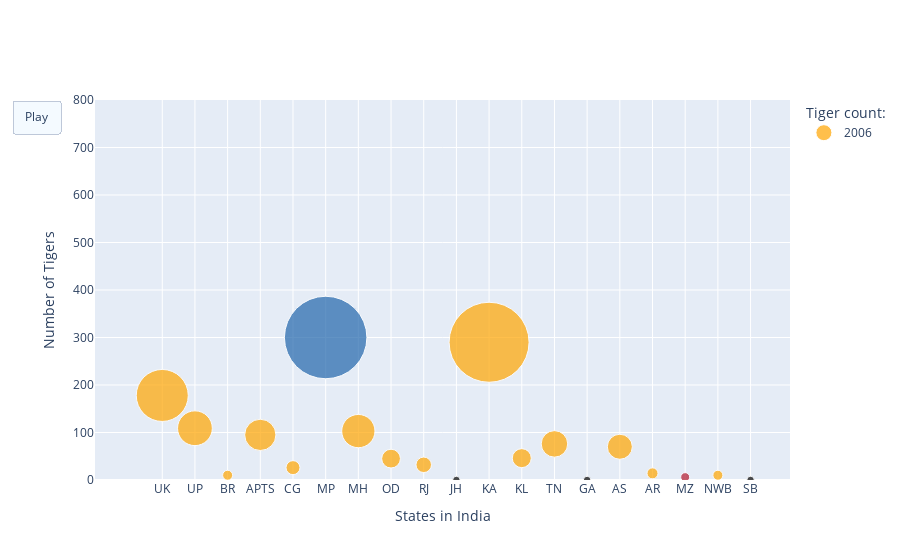

The code cell stored with this chart in its notebook:
### Code cell
# Ref: https://plotly.com/python/animations/

fig1 = go.Figure(
    # data for first year: to show initial plot
    data = 
    [go.Scatter(
    x=xval,
    y=y2006,
    mode='markers',
    name="2006",
    marker=dict(size=y2006scale, color = y2006color) 
    )
    ],
    
    layout =     go.Layout(       
        yaxis=dict(range=[0, 800], autorange=False),
        updatemenus=[dict(type="buttons",
                          buttons=[dict(label="Play",
                                        method="animate",
                                        args=[None,{"frame": {"duration": 1000}}])])]
    ),
    
    # Add frames for the remaining years: also animates the first one again
    frames = [
        
    go.Frame(
    data=[go.Scatter(
    x=xval,
    y=y2006,
    mode='markers',
    name="2006",    
    marker=dict(size=y2006scale, color = y2006color))
        ]),
        
    go.Frame(
    data=[go.Scatter(
    x=xval,
    y=y2010,
    mode='markers',
    name="2010",
    #visible=False,
    marker=dict(size=y2010scale, color= y2010color))
        ]),
        
    go.Frame(
    data=[go.Scatter(
    x=xval,
    y=y2014,
    mode='markers',
    name="2014",
    #visible=False,
    marker=dict(size=y2014scale, color=y2014color))
         ]), 
        
    go.Frame(
    data=[go.Scatter(
    x=xval,
    y=y2018,
    mode='markers',
    name="2018",
    #visible=False,
    marker=dict(size=y2018scale, color=y2018color))
         ]), 
    ]    
)

fig1.update_layout(legend_title_text='Tiger count:', showlegend=True)
fig1.update_xaxes(title_text='States in India')
fig1.update_yaxes(title_text='Number of Tigers')
fig1.show()

### Figure 1 — Plotly figure (JSON) as saved in the notebook; plotly's stock layout.template omitted (floating-point values rounded to 4 significant figures)
{"data": [{"marker": {"color": ["Orange", "Orange", "Orange", "Orange", "Orange", "#2166ac", "Orange", "Orange", "Orange", "Black", "Orange", "Orange", "Orange", "Black", "Orange", "Orange", "#b2182b", "Orange", "Black"], "size": [52, 34.75, 10, 31.25, 14, 82.5, 33.25, 18.75, 15.5, 7.5, 80, 19, 26.5, 7.5, 25, 11, 9, 10, 7.5]}, "mode": "markers", "name": "2006", "type": "scatter", "x": ["UK", "UP", "BR", "APTS", "CG", "MP", "MH", "OD", "RJ", "JH", "KA", "KL", "TN", "GA", "AS", "AR", "MZ", "NWB", "SB"], "y": [178, 109, 10, 95, 26, 300, 103, 45, 32, 0, 290, 46, 76, 0, 70, 14, 6, 10, 0]}], "layout": {"autosize": true, "legend": {"title": {"text": "Tiger count:"}}, "showlegend": true, "updatemenus": [{"buttons": [{"args": [null, {"frame": {"duration": 1000}}], "label": "Play", "method": "animate"}], "type": "buttons"}], "xaxis": {"autorange": true, "range": [-1.738, 19.14], "title": {"text": "States in India"}, "type": "category"}, "yaxis": {"autorange": false, "range": [0, 800], "title": {"text": "Number of Tigers"}, "type": "linear"}}}
